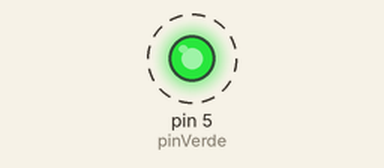
Simulated run of this sketch. Board: Arduino Uno, built with avr-gcc and run on an emulated ATmega328P. Parts: output pins drawn as LEDs (lit = HIGH). Dashed ring = blinking.

Above: at 0.2 s.
Timing chart, 0 to 3.0 s (numbered marks = the images above):
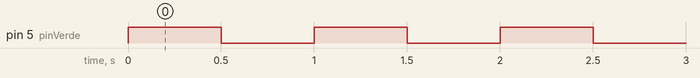

Measured:
- by itself, pin 5 (pinVerde): alternates HIGH for 0.50 s and LOW for 0.50 s

The sketch:

GreenBlinking.ino
```cpp
#define pinRojo 5
#define pinVerde 5
void setup() {

  pinMode(pinVerde,OUTPUT);

}

void loop() {

  digitalWrite(pinVerde,HIGH);
  delay(500);
  digitalWrite(pinVerde,LOW);
  delay(500);

}
```
